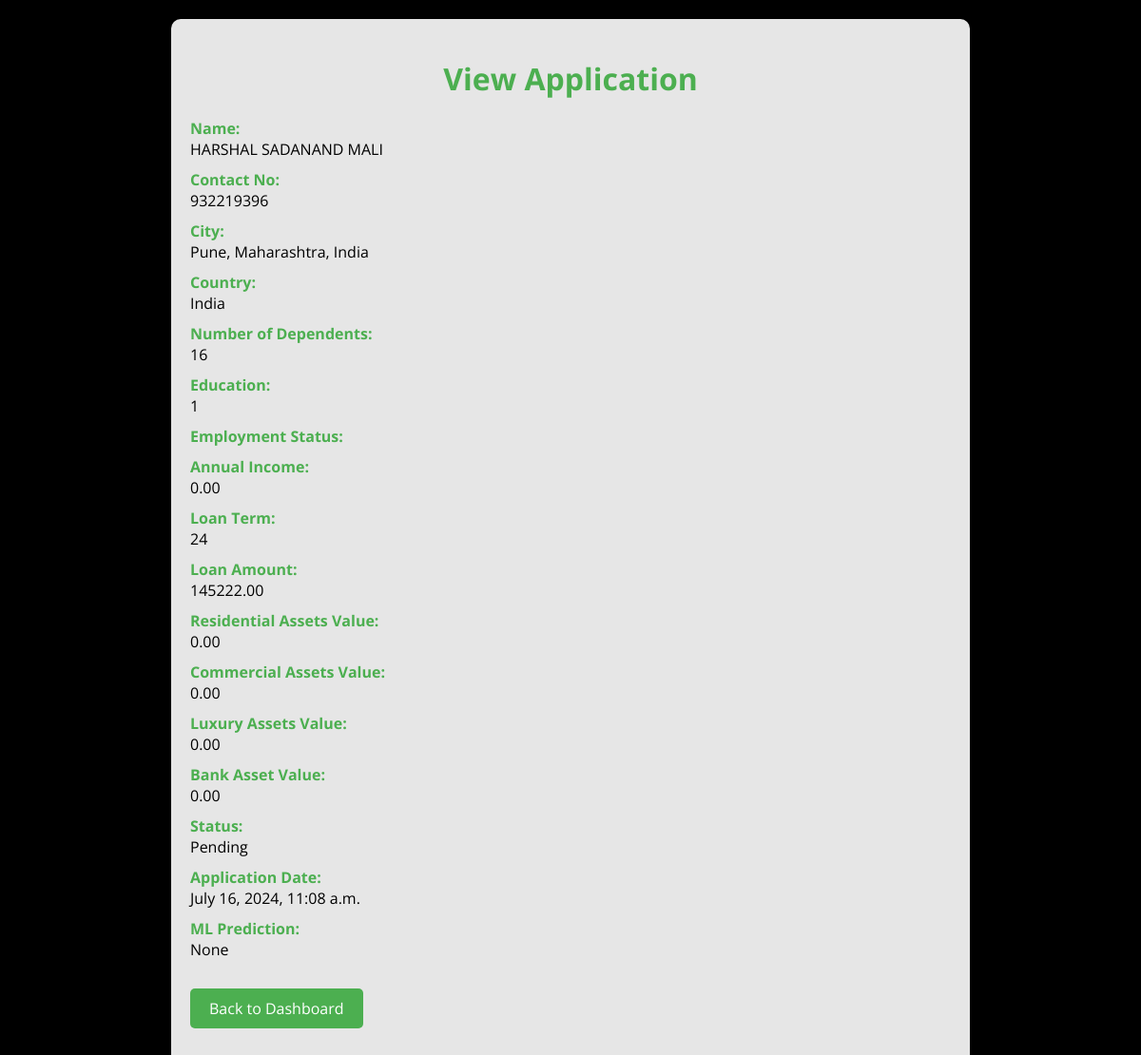
The app's page /loans/application/1/ (signed in), older data.
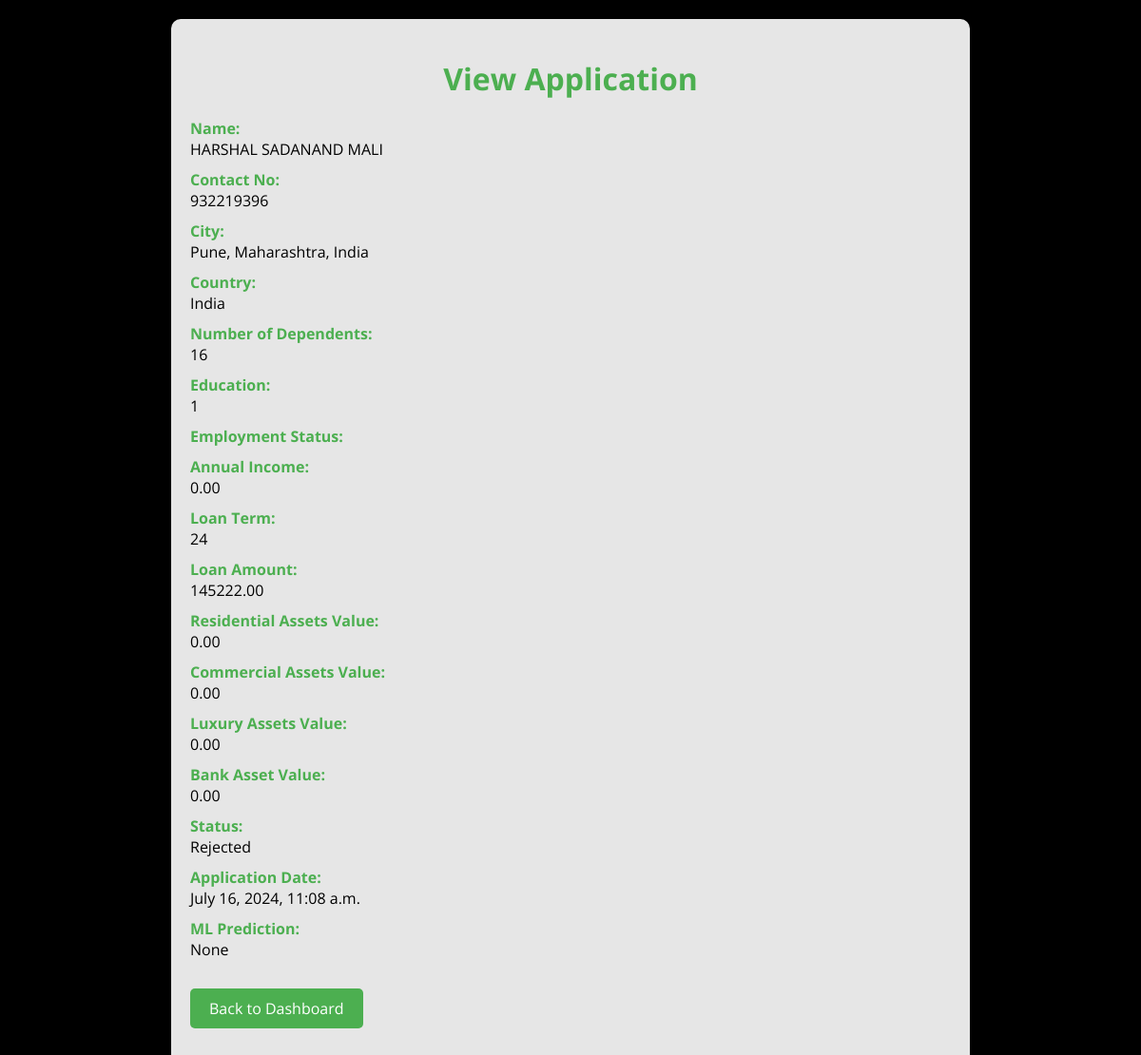
The same page, newer data.
### loans/models.py (models this page shows, shortened)
class Application(models.Model):
    STATUS_CHOICES = [
        ('P', 'Pending'),
        ('A', 'Approved'),
        ('R', 'Rejected'),
    ]
    user = models.ForeignKey(User, on_delete=models.CASCADE)
    name = models.CharField(max_length=100)
    contact_no = models.CharField(max_length=15)
    city = models.CharField(max_length=100)
    country = models.CharField(max_length=100,default='India')  # Added field for country
    no_of_dependents = models.IntegerField()
    education = models.IntegerField(choices=[(0, '0'), (1, '1')],default=1)
    employment_status = models.IntegerField(default=1)
    income_annum = models.DecimalField(max_digits=12, decimal_places=2 , default=0)
    loan_amount = models.DecimalField(max_digits=10, decimal_places=2)
    loan_term = models.IntegerField(help_text="Loan term in years")
    cibil_score = models.IntegerField()
    residential_assets_value = models.DecimalField(max_digits=12, decimal_places=2, default=0)
    commercial_assets_value = models.DecimalField(max_digits=12, decimal_places=2, default=0)
    luxury_assets_value = models.DecimalField(max_digits=12, decimal_places=2, default=0)
    bank_asset_value = models.DecimalField(max_digits=12, decimal_places=2, default=0)
    status = models.CharField(max_length=1, choices=STATUS_CHOICES, default='P')
    application_date = models.DateTimeField(auto_now_add=True)
    passport_photo = models.ImageField(upload_to='passport_photos/', null=True, blank=True)
    ml_prediction = models.CharField(max_length=50, blank=True, null=True)

### loans/views.py (the view)
# urls.py: path('application/<int:application_id>/', views.view_application, name='view_application'),
@login_required
def view_application(request, application_id):
    application = get_object_or_404(Application, id=application_id)
    if request.method == 'POST':
        form = ApplicationForm(request.POST, instance=application)
        if form.is_valid():
            application = form.save(commit=False)
            application.save()
            return redirect('admin_dashboard')
    else:
        form = ApplicationForm(instance=application)
    return render(request, 'loans/view_application.html', {'form': form, 'application': application})

### loans/templates/loans/view_application.html (shortened to what this page needs)
<!DOCTYPE html>
<html lang="en">
<head>
    <link rel="stylesheet" href="https://cdnjs.cloudflare.com/ajax/libs/feather-icons/4.28.0/feather.min.css">
</head>
<body>
    <div class="container">
        <h1>View Application</h1>
        <div class="field">
            <label for="name">Name:</label>
            <p>{{ application.name }}</p>
        </div>
        <div class="field">
            <label for="contact_no">Contact No:</label>
            <p>{{ application.contact_no }}</p>
        </div>
        <div class="field">
            <label for="city">City:</label>
            <p>{{ application.city }}</p>
        </div>
        <div class="field">
            <label for="country">Country:</label>
            <p>{{ application.country }}</p>
        </div>
        <div class="field">
            <label for="no_of_dependents">Number of Dependents:</label>
            <p>{{ application.no_of_dependents }}</p>
        </div>
        <div class="field">
            <label for="education">Education:</label>
            <p>{{ application.get_education_display }}</p>
        </div>
        <div class="field">
            <label for="employment_status">Employment Status:</label>
        </div>
        <div class="field">
            <label for="income_annum">Annual Income:</label>
            <p>{{ application.income_annum }}</p>
        </div>
        <div class="field">
            <label for="loan_term">Loan Term:</label>
            <p>{{ application.loan_term }}</p>
        </div>
        <div class="field">
            <label for="loan_amount">Loan Amount:</label>
            <p>{{ application.loan_amount }}</p>
        </div>
        <div class="field">
            <label for="residential_assets_value">Residential Assets Value:</label>
            <p>{{ application.residential_assets_value }}</p>
        </div>
        <div class="field">
            <label for="commercial_assets_value">Commercial Assets Value:</label>
            <p>{{ application.commercial_assets_value }}</p>
        </div>
        <div class="field">
            <label for="luxury_assets_value">Luxury Assets Value:</label>
            <p>{{ application.luxury_assets_value }}</p>
        </div>
        <div class="field">
            <label for="bank_asset_value">Bank Asset Value:</label>
            <p>{{ application.bank_asset_value }}</p>
        </div>
        <div class="field">
            <label for="status">Status:</label>
            <p>{{ application.get_status_display }}</p>
        </div>
        <div class="field">
            <label for="application_date">Application Date:</label>
            <p>{{ application.application_date }}</p>
        </div>
        <div class="field">
            <label for="ml_prediction">ML Prediction:</label>
            <p>{{ application.ml_prediction }}</p>
        </div>
        <a href="{% url 'admin_dashboard' %}">Back to Dashboard</a>
    </div>
</body>
</html>

Row changes from the older to the newer data that the page shows:
changed Application "HARSHAL SADANAND MALI": status "Pending" → "Rejected"
